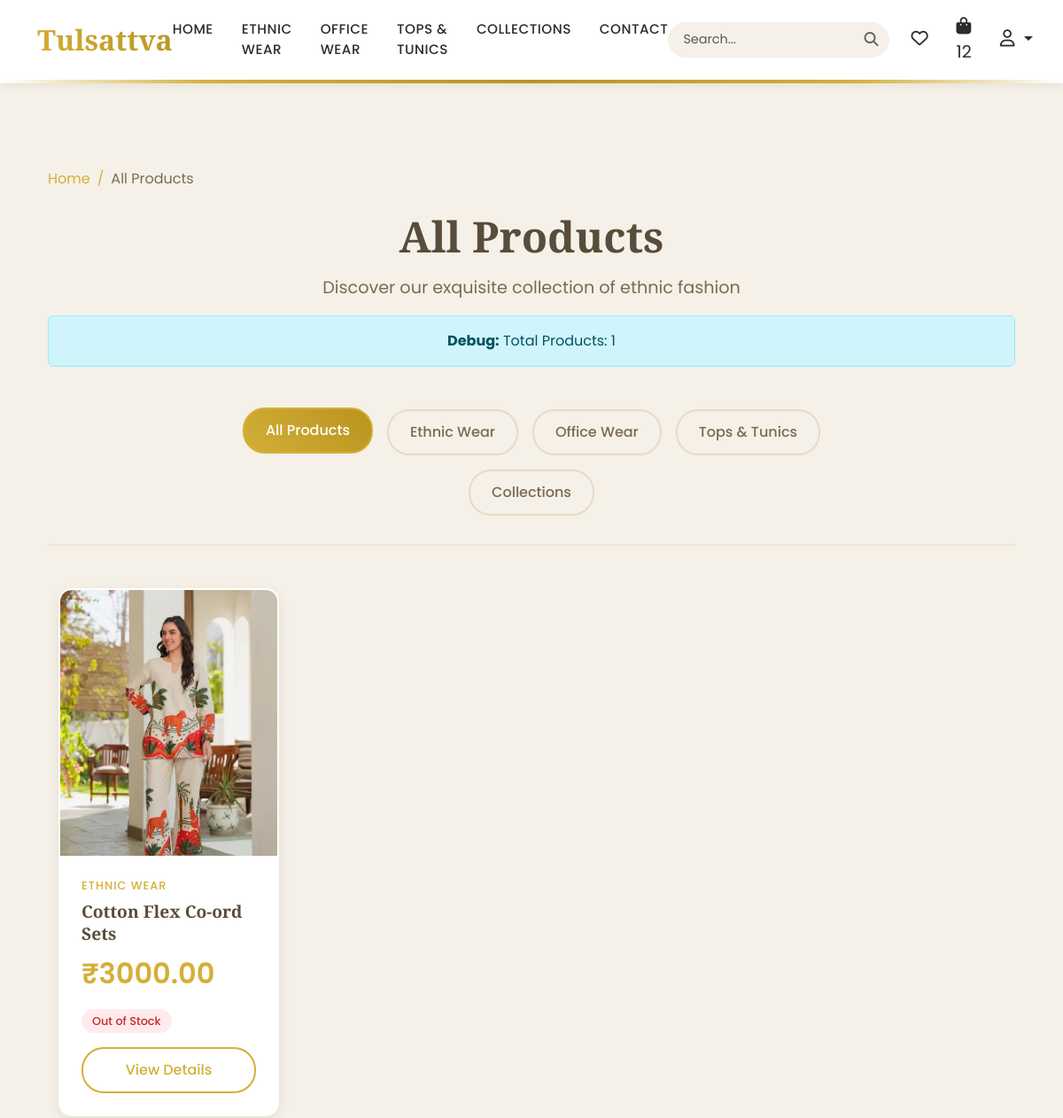
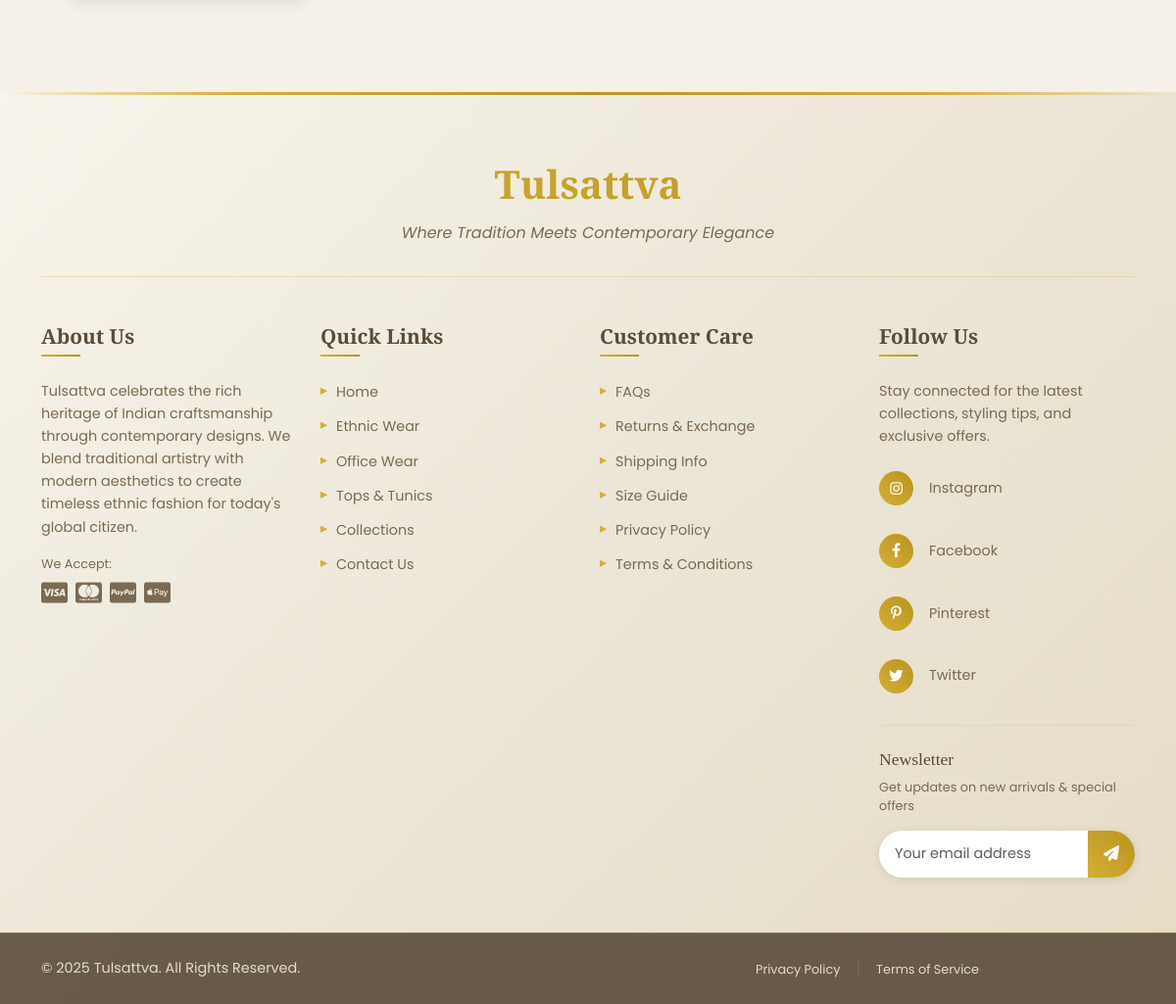
Screenshot of /products/ (signed in) with the database file from the repository (2 pictures, top to bottom).
### products/models.py (models this page shows, shortened)
class Product(models.Model):
    CATEGORY_CHOICES = [
        ('ethnic_wear', 'Ethnic Wear'),
        ('office_wear', 'Office Wear'),
        ('tops_tunics', 'Tops & Tunics'),
        ('collections', 'Collections'),
    ]
    name = models.CharField(max_length=200)
    slug = models.SlugField(max_length=200, unique=True, blank=True)
    price = models.DecimalField(max_digits=10, decimal_places=2)
    category = models.CharField(max_length=50, choices=CATEGORY_CHOICES)
    description = models.TextField()
    image = models.ImageField(upload_to='products/')
    image_2 = models.ImageField(upload_to='products/', blank=True, null=True)
    image_3 = models.ImageField(upload_to='products/', blank=True, null=True)
    image_4 = models.ImageField(upload_to='products/', blank=True, null=True)
    created_at = models.DateTimeField(auto_now_add=True)
    featured = models.BooleanField(default=False)
    def get_category_display_name(self):
        return dict(self.CATEGORY_CHOICES).get(self.category, self.category)
    class Meta:
        ordering = ['-created_at']

### products/views.py (the view)
# urls.py: path('', views.product_list_view, name='product_list'),
def product_list_view(request, category=None):
    products = Product.objects.all()
    if category and category != 'all':
        products = products.filter(category=category)
        category_display = dict(Product.CATEGORY_CHOICES).get(category, category)
    else:
        category_display = "All Products"
    context = {
        'products': products,
        'category': category,
        'category_display': category_display,
        'categories': Product.CATEGORY_CHOICES,
    }
    return render(request, 'products/product_list.html', context)

### cart/context_processors.py (called while the page is built)
def cart_total(request):
    print("=== CONTEXT PROCESSOR ===")
    if request.user.is_authenticated:
        try:
            cart = Cart.objects.get(user=request.user)
            total_items = cart.total_items
            total_price = cart.total_price
            print(f"Context - User: {request.user}, Cart Items: {total_items}")
            return {
                'cart_total_items': total_items,
                'cart_total_price': total_price,
                'user_cart': cart  # Add this for debugging
            }
        except Cart.DoesNotExist:
            print("Context - No cart found")
            return {'cart_total_items': 0, 'cart_total_price': 0, 'user_cart': None}
    else:
        print("Context - User not authenticated")
        return {'cart_total_items': 0, 'cart_total_price': 0, 'user_cart': None}

### cart/models.py (called while the page is built)
    @property
    def total_price(self):
        try:
            return sum(item.total_price for item in self.items.all())
        except:
            return 0

    @property
    def total_items(self):
        try:
            return sum(item.quantity for item in self.items.all())
        except:
            return 0

    @property
    def total_price(self):
        try:
            return self.product.price * self.quantity
        except:
            return 0

### templates/products/product_list.html (shortened to what this page needs)
{% extends 'base.html' %}
{% load static %}
{% block content %}
<div class="container-fluid py-5">
    <nav aria-label="breadcrumb" class="mb-4">
        <ol class="breadcrumb">
            <li class="breadcrumb-item"><a href="{% url 'home' %}" class="text-gold">Home</a></li>
            {% if category %}
            <li class="breadcrumb-item"><a href="{% url 'products:product_list' %}" class="text-gold">Products</a></li>
            <li class="breadcrumb-item active">{{ category_display }}</li>
            {% else %}
            <li class="breadcrumb-item active">All Products</li>
            {% endif %}
        </ol>
    </nav>
    <div class="text-center mb-5">
        <h1 class="page-title">{{ category_display }}</h1>
        <p class="page-subtitle">Discover our exquisite collection of ethnic fashion</p>
        <div class="alert alert-info">
            <strong>Debug:</strong> Total Products: {{ products.count }}
        </div>
    </div>
    <div class="category-filters mb-5">
        <div class="row justify-content-center">
            <div class="col-lg-8">
                <div class="d-flex flex-wrap justify-content-center gap-3">
                    <a href="{% url 'products:product_list' %}"
                       class="category-filter-btn {% if not category %}active{% endif %}">
                        All Products
                    </a>
                    {% for cat_value, cat_name in categories %}
                    <a href="{% url 'products:product_list_by_category' category=cat_value %}"
                       class="category-filter-btn {% if category == cat_value %}active{% endif %}">
                        {{ cat_name }}
                    </a>
                    {% endfor %}
                </div>
            </div>
        </div>
    </div>
    <div class="container">
        {% if products %}
        <div class="row g-4">
            {% for product in products %}
            <div class="col-xl-3 col-lg-4 col-md-6">
                <div class="product-card">
                    <div class="product-image">
                        {% if product.image %}
                        <a href="{% url 'products:product_detail' product.slug %}">
                            <img src="{{ product.image.url }}" alt="{{ product.name }}" class="img-fluid">
                        </a>
                        {% else %}
                        <div class="no-image-placeholder">
                            <i class="fas fa-image"></i>
                            <span>No Image</span>
                        </div>
                        {% endif %}
                    </div>
                    <div class="product-info">
                        <span class="product-category">{{ product.get_category_display_name }}</span>
                        <h3 class="product-name">
                            <a href="{% url 'products:product_detail' product.slug %}">
                                {{ product.name }}
                            </a>
                        </h3>
                        <div class="product-price">₹{{ product.price }}</div>
                        {% if product.in_stock %}
                        <span class="stock-badge in-stock">In Stock</span>
                        {% else %}
                        <span class="stock-badge out-of-stock">Out of Stock</span>
                        {% endif %}
                        <a href="{% url 'products:product_detail' product.slug %}" class="product-detail-btn">
                            View Details
                        </a>
                    </div>
                </div>
            </div>
            {% endfor %}
        </div>
        {% endif %}
    </div>
</div>
{% endblock %}

### static/css/style.css (style rules this page uses)
:root { --warm-beige: #f5f1e8; --gold: #d4af37; --dark-gold: #b8941f; --white: #ffffff; --text-dark: #2c2c2c; --text-light: #666666; }
body { font-family: 'Poppins', sans-serif; color: var(--text-dark); background-color: var(--warm-beige); }
.page-title { font-family: 'Playfair Display', serif; font-size: 3rem; font-weight: 600; color: #5a4c3a; margin-bottom: 1rem; }
.page-subtitle { font-family: 'Poppins', sans-serif; font-size: 1.2rem; color: #7a6a52; }
.breadcrumb { background: transparent; padding: 0; }
.breadcrumb-item a { color: var(--gold); text-decoration: none; }
.breadcrumb-item.active { color: #7a6a52; }
.breadcrumb-item + .breadcrumb-item::before { color: var(--gold); }
.category-filters { border-bottom: 2px solid #f0e6d2; padding-bottom: 2rem; }
.category-filter-btn { padding: 0.75rem 1.5rem; border: 2px solid #e5dcc5; border-radius: 25px; text-decoration: none; color: #7a6a52; font-family: 'Poppins', sans-serif; font-weight: 500; transition: all 0.3s ease; }
.category-filter-btn:hover, .category-filter-btn.active { background: linear-gradient(45deg, var(--gold), var(--dark-gold)); color: white; border-color: var(--gold); transform: translateY(-2px); }
.product-card { background: white; border-radius: 15px; overflow: hidden; box-shadow: 0 5px 15px rgba(0, 0, 0, 0.08); transition: all 0.3s ease; border: 2px solid transparent; height: 100%; }
.product-image { position: relative; overflow: hidden; background: #faf8f3; }
.product-image img { width: 100%; height: 300px; object-fit: cover; transition: transform 0.3s ease; }
.product-info { padding: 1.5rem; }
.product-category { font-family: 'Poppins', sans-serif; font-size: 0.8rem; color: var(--gold); text-transform: uppercase; letter-spacing: 1px; font-weight: 500; display: block; margin-bottom: 0.5rem; }
.product-name { font-family: 'Playfair Display', serif; font-size: 1.2rem; font-weight: 600; color: #5a4c3a; margin-bottom: 0.5rem; line-height: 1.3; }
.product-name a { color: inherit; text-decoration: none; }
.product-price { font-family: 'Poppins', sans-serif; font-size: 1.3rem; font-weight: 600; color: var(--gold); margin-bottom: 1rem; }
.product-detail-btn { display: inline-block; padding: 0.75rem 1.5rem; background: transparent; border: 2px solid var(--gold); border-radius: 25px; color: var(--gold); text-decoration: none; font-family: 'Poppins', sans-serif; font-weight: 500; transition: all 0.3s ease; width: 100%; text-align: center; }
.product-price { font-family: 'Poppins', sans-serif; font-size: 2rem; font-weight: 600; color: var(--gold); }
.stock-badge { padding: 0.5rem 1rem; border-radius: 20px; font-family: 'Poppins', sans-serif; font-size: 0.8rem; font-weight: 500; }
.out-of-stock { background: #ffebee; color: #c62828; }
.stock-badge { padding: 0.25rem 0.75rem; border-radius: 15px; font-size: 0.8rem; font-family: 'Poppins', sans-serif; font-weight: 500; display: inline-block; margin-bottom: 1rem; }

### rows the page displays
Product: image (picture), get_category_display_name "ETHNIC WEAR", name "Cotton Flex Co-ord Sets", price "3000.00"

### other values shown
{{ cart_total_items }} "12"
{{ category_display }} "All Products"
{{ products.count }} "1"
{{ cat_name }} "Ethnic Wear" "Office Wear" "Tops & Tunics" "Collections"
